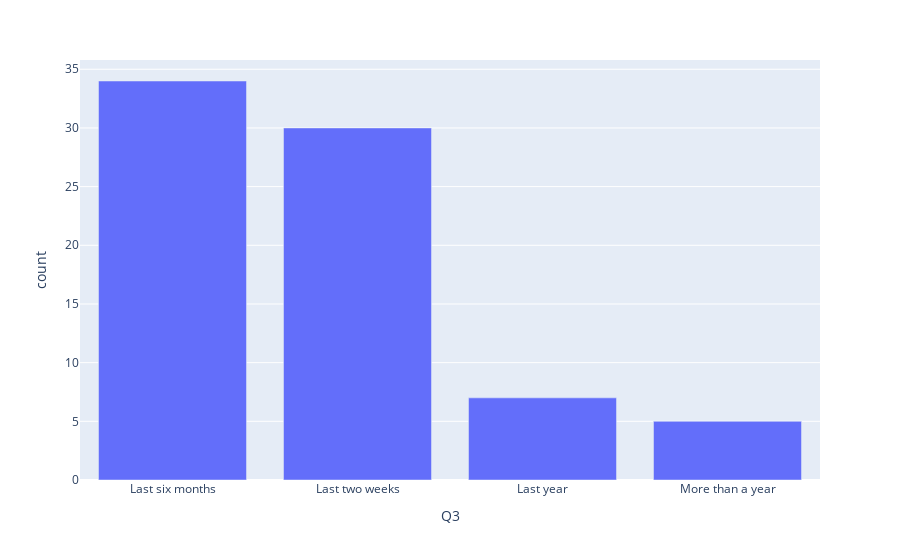

Here is the notebook cell this chart was saved with:
### Markdown cell above
![Vis1](images/all/vis1-Q2.jpeg)

### Code cell
# Vis 2
title = ['vis2', 'Q3']
vis2_data = counter(temp_csv, 'Q3')
fig2 = px.bar(data_frame=vis2_data, x='Q3', y='count')
fig2.show()
output(fig2, title)

### Figure 1 — Plotly figure (JSON) as saved in the notebook; plotly's stock layout.template omitted (floating-point values rounded to 4 significant figures)
{"data": [{"alignmentgroup": "True", "hovertemplate": "Q3=%{x}<br>count=%{y}<extra></extra>", "legendgroup": "", "marker": {"color": "#636efa", "pattern": {"shape": ""}}, "name": "", "offsetgroup": "", "orientation": "v", "showlegend": false, "textposition": "auto", "type": "bar", "x": ["Last six months", "Last two weeks", "Last year", "More than a year"], "xaxis": "x", "y": [34, 30, 7, 5], "yaxis": "y"}], "layout": {"barmode": "relative", "legend": {"tracegroupgap": 0}, "margin": {"t": 60}, "xaxis": {"anchor": "y", "domain": [0, 1], "title": {"text": "Q3"}}, "yaxis": {"anchor": "x", "domain": [0, 1], "title": {"text": "count"}}}}
